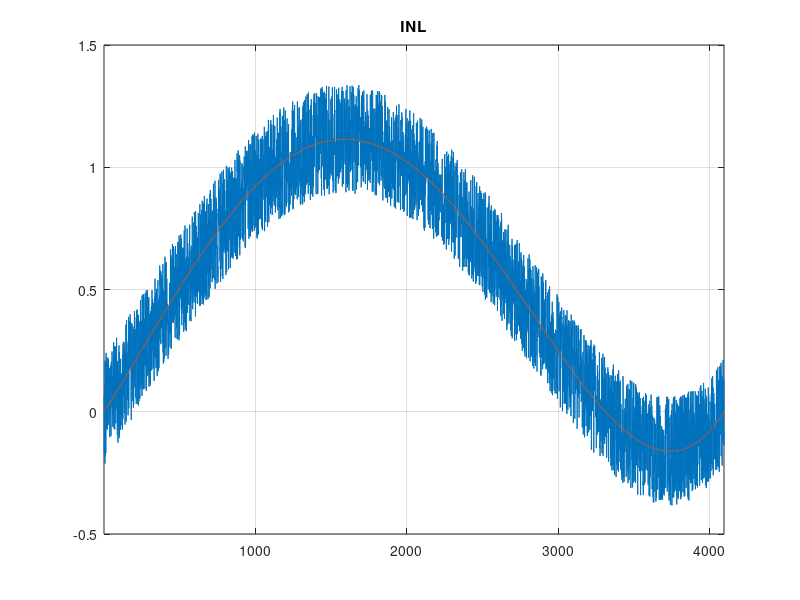
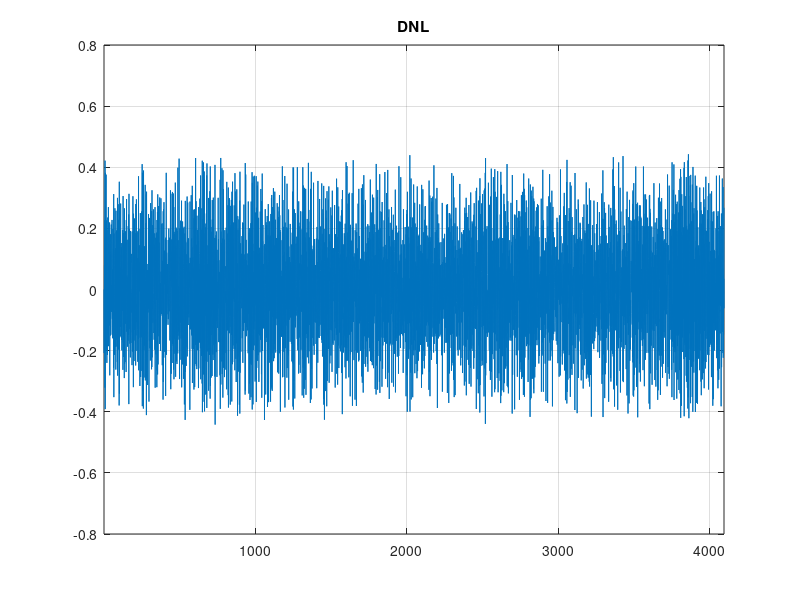
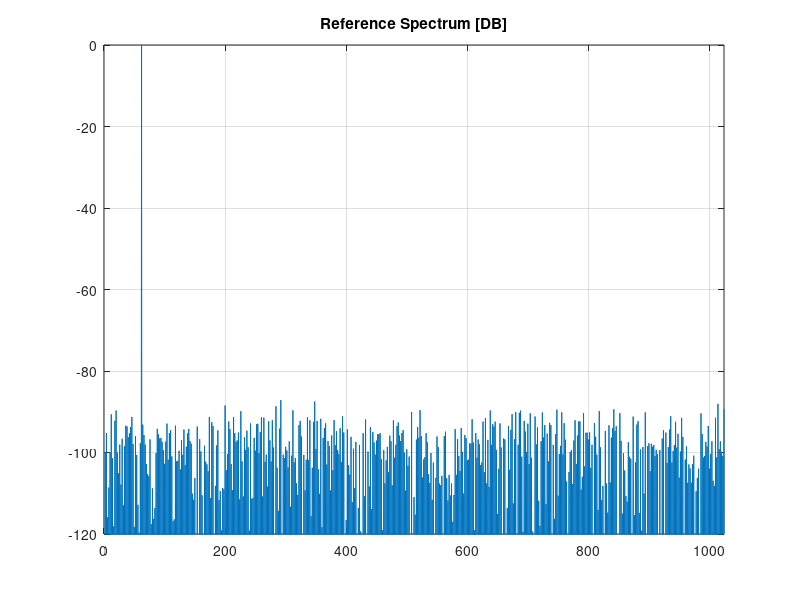
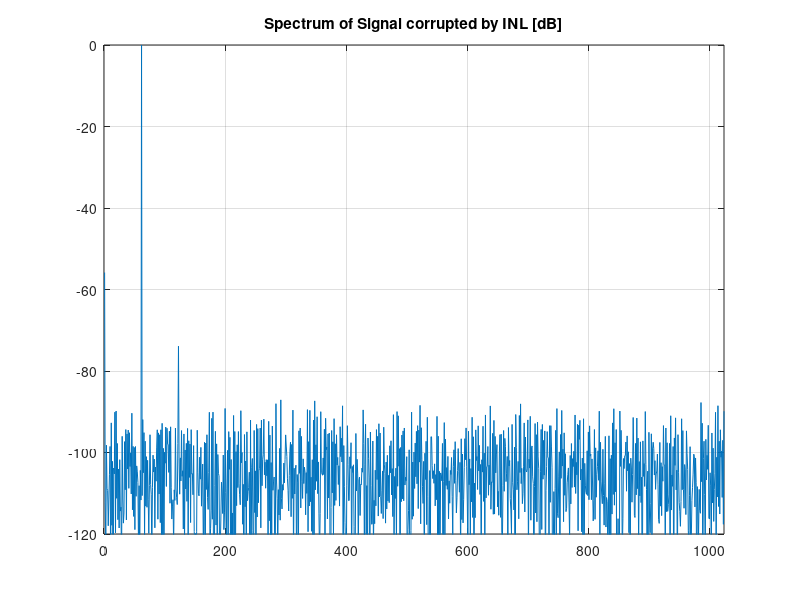

Write the MATLAB code that produced these figures, in order.
%%%%%%%%%%%%%%%%%%%%%%%%%%%%%%%%%%%%%%%%%%%%%%%%%%%%%%%%%%%%%%%%%%%%%%%%%%%
%                              Example 2.1                                %
%%%%%%%%%%%%%%%%%%%%%%%%%%%%%%%%%%%%%%%%%%%%%%%%%%%%%%%%%%%%%%%%%%%%%%%%%%%

%-------------------------------------------------------------------------%
%                                                                         %
%                           Simulation parameters                         %
%                                                                         %
%-------------------------------------------------------------------------%

clear all;
nbit=12;
points=2^nbit;
t=([1:points]);

%---------------------------INL random term-------------------------------%
%                                                                         %
%     generation of a random sequence of numbers whose maximum            %
%     is about 0.225                                                      %
%                                                                         %
%-------------------------------------------------------------------------%

gain_random=0.45;
INLR= gain_random*rand(points,1);
INLR=INLR-mean(INLR);

%---------------------------INL correlated term---------------------------%
%                                                                         %
%     generation of the polynomial function y=n+an^2+bn^3+cn^4            %
%     n=(running_bin-2^(N-1))/2^N                                         %
%                                                                         %
%-------------------------------------------------------------------------%

a=-0.01;
b=0.01;
c=0.02;
gain_corr=800;
n=([1:points]-points/2)/points;
y=a*n.*n+b*n.*(n.*n)+c*n.*(n.*(n.*n));
k=(y(points)-y(1))/(n(points)-n(1));
INL=gain_corr*((y-y(1))-(n-n(1))*k);
INL=INL';


%-------------------------------------------------------------------------%
%                                Total INL                                %
%-------------------------------------------------------------------------%

TOTALINL=(INL+INLR);

%-------------------------------------------------------------------------%
%                                   DNL                                   %
%-------------------------------------------------------------------------%

DNL=zeros(points,1);
DNL(1)=INL(1);
for i=2:points
DNL(i)=TOTALINL(i)-TOTALINL(i-1);
end

%--------------------------------Graphics---------------------------------%
%                                                                         %
%     figure(1) --> Figure 2.9(a) page 59                                 %
%     figure(2) --> Figure 2.9(b) page 59                                 %
%                                                                         %
%-------------------------------------------------------------------------%

figure(1);
plot(t,TOTALINL,t,INL);
grid
title('INL')
xlim([1 points])

figure(2);
plot(DNL);
grid
title('DNL')
xlim([1 points])

TOTALINL=TOTALINL/2^(nbit-1);

%-------------------------------------------------------------------------%
%                            Input sinewave                               %
%-------------------------------------------------------------------------%

timepoint=2^12;                 % number of samples
sinewaves=61;                   % number of periods
f_in=sinewaves/timepoint;       % input frequency
t=[1:timepoint];                % sample-times used
amp=0.45;                             
x=amp*sin(2*pi*f_in*t);

%-------------------------------------------------------------------------%
%                           Quantization error                            %
%-------------------------------------------------------------------------%

x=round(x*2^(nbit-1))/2^(nbit-1);
errq=amp*sin(2*pi*f_in*t)-x;
pow_er=sum(errq.*errq)

%-------------------------------------------------------------------------%
%                          INL error calculation                          %
%-------------------------------------------------------------------------%

for i=1:timepoint
    bin=x(i)*2^(nbit-1)+2^(nbit-1)/2;
    bb(i)=bin;
    err(i)=TOTALINL(bin);
end;

%--------------------------------Graphics---------------------------------%
%                                                                         %
%     figure(3) --> Figure 2.10(a) page 59                                %
%     figure(4) --> Figure 2.10(b) page 59                                %
%                                                                         %
%-------------------------------------------------------------------------%

spx=abs(fft(x));
sp=20*log10(spx+1e-10);       % spectrum
delta=max(sp);
sp=sp-delta;
figure(3);
plot(t(1:1024),sp(1:1024));
title('Reference Spectrum [DB]')
axis([0 1024 -120 0])
grid on;

y=x+err;
spy=abs(fft(y));
sp=20*log10(spy+1e-10);      % spectrum 
delta=max(sp);
sp=sp-delta;
figure(4);
plot(t(1:1024),sp(1:1024));
title('Spectrum of Signal corrupted by INL [dB]')
axis([0 t(1024) -120 0])
grid on;






